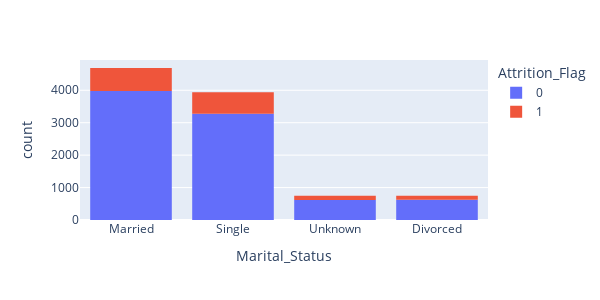

Here is the notebook cell this chart was saved with:
### Code cell
fig3 = px.histogram (df, x = df['Marital_Status'], width = 600, height = 300, color ='Attrition_Flag')
fig3.show()

### Figure 1 — Plotly figure (JSON) as saved in the notebook; plotly's stock layout.template omitted (floating-point values rounded to 4 significant figures; data arrays with more than 128 entries replaced by an {"elided": "..."} marker saying what was removed)
{"data": [{"alignmentgroup": "True", "bingroup": "x", "hovertemplate": "Attrition_Flag=0<br>Marital_Status=%{x}<br>count=%{y}<extra></extra>", "legendgroup": "0", "marker": {"color": "#636efa", "pattern": {"shape": ""}}, "name": "0", "offsetgroup": "0", "orientation": "v", "showlegend": true, "type": "histogram", "x": {"elided": "8500 str values"}, "xaxis": "x", "yaxis": "y"}, {"alignmentgroup": "True", "bingroup": "x", "hovertemplate": "Attrition_Flag=1<br>Marital_Status=%{x}<br>count=%{y}<extra></extra>", "legendgroup": "1", "marker": {"color": "#EF553B", "pattern": {"shape": ""}}, "name": "1", "offsetgroup": "1", "orientation": "v", "showlegend": true, "type": "histogram", "x": {"elided": "1627 str values"}, "xaxis": "x", "yaxis": "y"}], "layout": {"barmode": "relative", "height": 300, "legend": {"title": {"text": "Attrition_Flag"}, "tracegroupgap": 0}, "margin": {"t": 60}, "width": 600, "xaxis": {"anchor": "y", "domain": [0, 1], "title": {"text": "Marital_Status"}}, "yaxis": {"anchor": "x", "domain": [0, 1], "title": {"text": "count"}}}}
